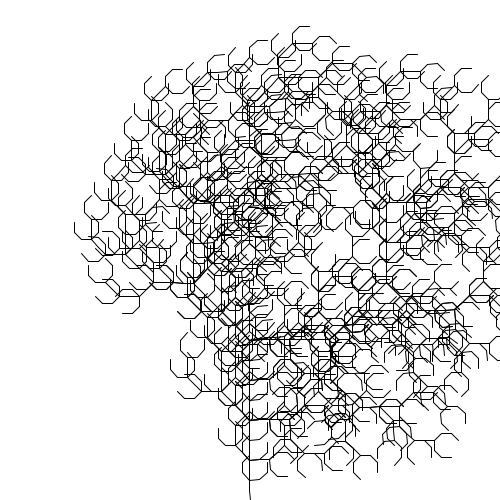
Frame 1 (no input)
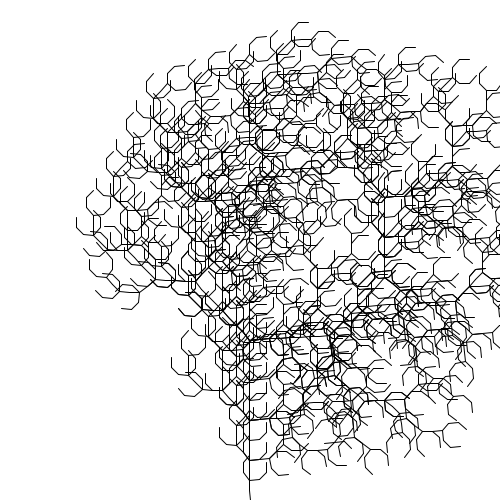
Frame 60 (the mouse pressed at the canvas centre just before this capture)
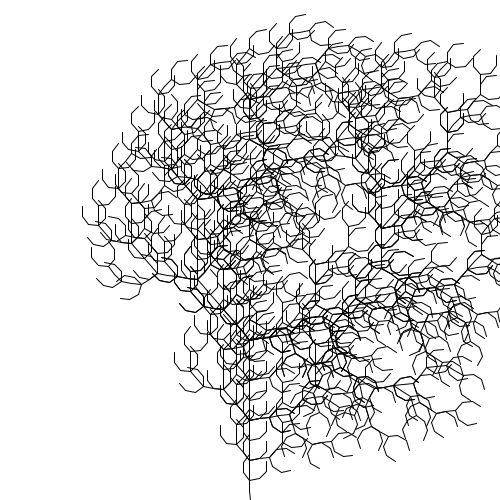
Frame 120 (the mouse held since frame 60 and released just before this capture)

The Processing sketch that drew these frames (run headless with seeded random() and noise(); from frame 60 on, the mouse is pressed at the canvas centre):

// Processing sketch: LSystems
// ── LSystems.pde
import java.util.HashMap;
import java.util.Map;

class Turtle {
  private float len;
  private float theta;
  
  public Turtle(float len, float theta) {
    this.len = len;
    this.theta = theta;
  }

  public void process(String str) {
    for(int i = 0; i < str.length(); ++i) {
      process(str.charAt(i));
    }
  }

  private void process(char c) {
    if(c == 'F') {
      line(0, 0, len, 0);
      translate(len, 0);
    }
    else if(c == 'G') {
      translate(len, 0);
    }
    else if(c == '+') {
      rotate(theta+noise(frameCount/1000.0));
    }
    else if(c == '-') {
      rotate(-theta-noise(frameCount/1000.0));
    }
    else if(c == '[') {
      pushMatrix();
    }
    else if(c == ']') {
      popMatrix();
    }
    else {
      throw new IllegalArgumentException("Unrecognized instruction: " + c);
    }
  }
}

public String generate(String init, int iterations, Map<Character, String> rules) {
  StringBuilder sb = new StringBuilder(init);
  for(int i = 0; i < iterations; ++i) {
    StringBuilder next = new StringBuilder();
    for(int j = 0; j < sb.length(); ++j) {
      Character c = sb.charAt(j);
      String rep = rules.get(c);
      if(rep != null) {
        next.append(rep);
      }
      else {
        next.append(c);
      }
    }
    sb = next;
  }
  return sb.toString();
}

Turtle turtle = new Turtle(10, radians(10));
String instructions = "";

void setup() {
  size(500, 500);
  Map<Character, String> rules = new HashMap<Character, String>();
  rules.put('F', "FF+[+F-F-F]-[-F+F+F]");
  instructions = generate("F", 4, rules);
  println(instructions);
}

void draw() {
  background(255);
  translate(width/2, height);
  rotate(-radians(90));
  turtle.process(instructions);
}
